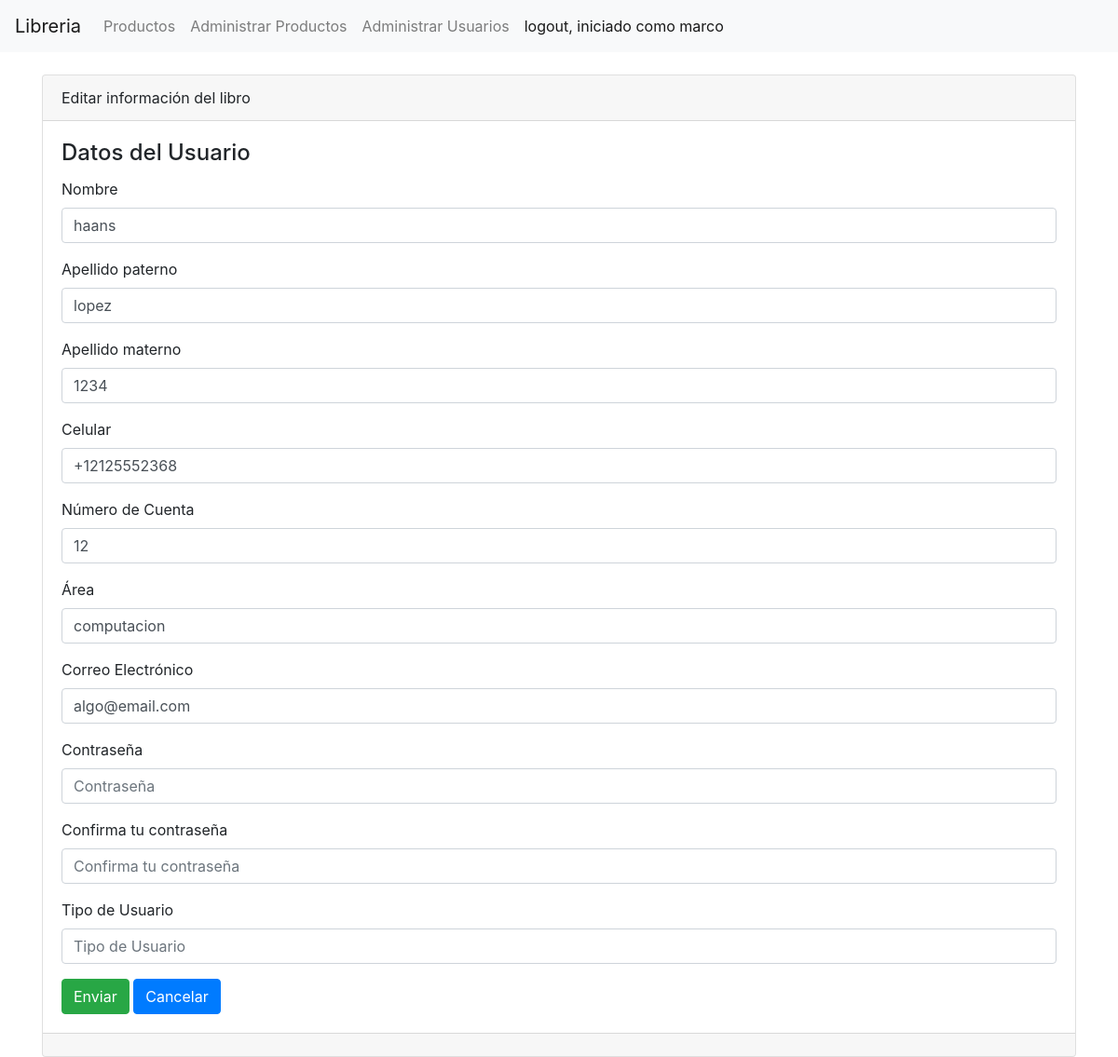
Screenshot of /usuarios/usuarios/editar/12 (signed in) with the database file from the repository.
### usuario/models.py (models this page shows, shortened)
class Usuario(models.Model):
    user = models.OneToOneField(User, on_delete=models.CASCADE)
    nombre = models.CharField(max_length=40)
    apellidopaterno = models.CharField(max_length=40)
    apellidomaterno = models.CharField(max_length=40)
    puntos = models.IntegerField(default=100)
    celular = PhoneNumberField()
    nocuenta = models.CharField(max_length=9)
    area = models.CharField(max_length=100)
    email = models.EmailField()

### usuario/views.py (the view)
# urls.py: path('usuarios/editar/<int:nocuenta>', views.editar_usuario, name='editar_u'),
@login_required
@user_passes_test(is_admin)
def editar_usuario(request, nocuenta):
    usuario = Usuario.objects.get(nocuenta=nocuenta)
    formulario = UserRegistrationForm(request.POST or None, request.FILES or None, instance=usuario)
    if formulario.is_valid() and request.POST:
        formulario.save()
        return redirect('usuarios')
    return render(request, 'usuarios/editar.html', {'formulario':formulario})

### usuario/views.py (called while the page is built)
def is_admin(user):
    return user.groups.filter(name='administrador').exists()

### usuario/templates/usuarios/editar.html (shortened to what this page needs)
{% extends 'base.html' %}
{% block contenido %}
<div class="card">
    <div class="card-header">Editar información del libro</div>
    <div class="card-body">
        <h4 class="card-title">Datos del Usuario</h4>
        {% include 'usuarios/form.html' %}
    </div>
    <div class="card-footer text-muted"></div>
</div>
{% endblock %}

### producto/templates/base.html (shortened to what this page needs)
{% load static %}
<!DOCTYPE html>
<html lang="en">
<head>
    <link rel="stylesheet" href="https://stackpath.bootstrapcdn.com/bootstrap/4.3.1/css/bootstrap.min.css"
        rel="stylesheet" />
</head>
<body>
    <nav class="navbar navbar-expand-lg navbar-light bg-light">
        <a class="navbar-brand" href="#">Libreria</a>
        <div class="collapse navbar-collapse" id="navbarNav">
            <ul class="navbar-nav">
                <li class="nav-item">
                    <a class="nav-link" href="{% url 'productos' %}">Productos</a>
                </li>
                <li class="nav-item ">
                    <a class="nav-link" href="{% url 'admin_productos' %}">Administrar Productos</a>
                </li>
                <li class="nav-item ">
                    <a class="nav-link" href="{% url 'usuarios' %}">Administrar Usuarios</a>
                </li>
                <li class="nav-item active">
                    <a class="nav-link" href="{% url 'logout' %}">logout, iniciado como {{user.username}}</a>
                </li>
            </ul>
        </div>
    </nav>
    <div class="container">
        <br/>
        {% if user.is_authenticated %}
            {% block contenido %} {% endblock %}
        {% else %}
            <a href="{% url 'login' %}">Here</a>
        {% endif %}
    </div>
</body>
</html>

### usuario/templates/usuarios/form.html (shortened to what this page needs)
<form enctype="multipart/form-data" method="post">
    {% for campo in formulario %}
    <div class="mb-3">
        <label for="" class="form-label">{{ campo.label }}</label>
        <br/>
        <input
            type="{{campo.field.widget.input_type}}"
            class="form-control"
            name="{{campo.name}}"
            id=""
            aria-describedby="helpId"
            placeholder="{{ campo.label }}"
            value="{{campo.value | default:''}}"
        />
    </div>
    {% endfor %}
    <input
        name=""
        id=""
        class="btn btn-success"
        type="submit"
        value="Enviar"
    />
    <a
        name=""
        id=""
        class="btn btn-primary"
        href="{% url 'usuarios' %}"
        role="button"
        >Cancelar</a
    >
</form>

### producto/templates/base.html (style rules this page uses)
li:last-child { margin-left: auto; }

### rows the page displays
Usuario: nombre "haans" "lopez" "1234" "+12125552368" "12" "computacion" "algo@email.com"

### other values shown
{{ user.username }} "marco"
{{ campo.label }} "Nombre" "Apellido paterno" "Apellido materno" "Celular" "Número de Cuenta" "Área" "Correo Electrónico" "Contraseña" "Confirma tu contraseña" "Tipo de Usuario"
